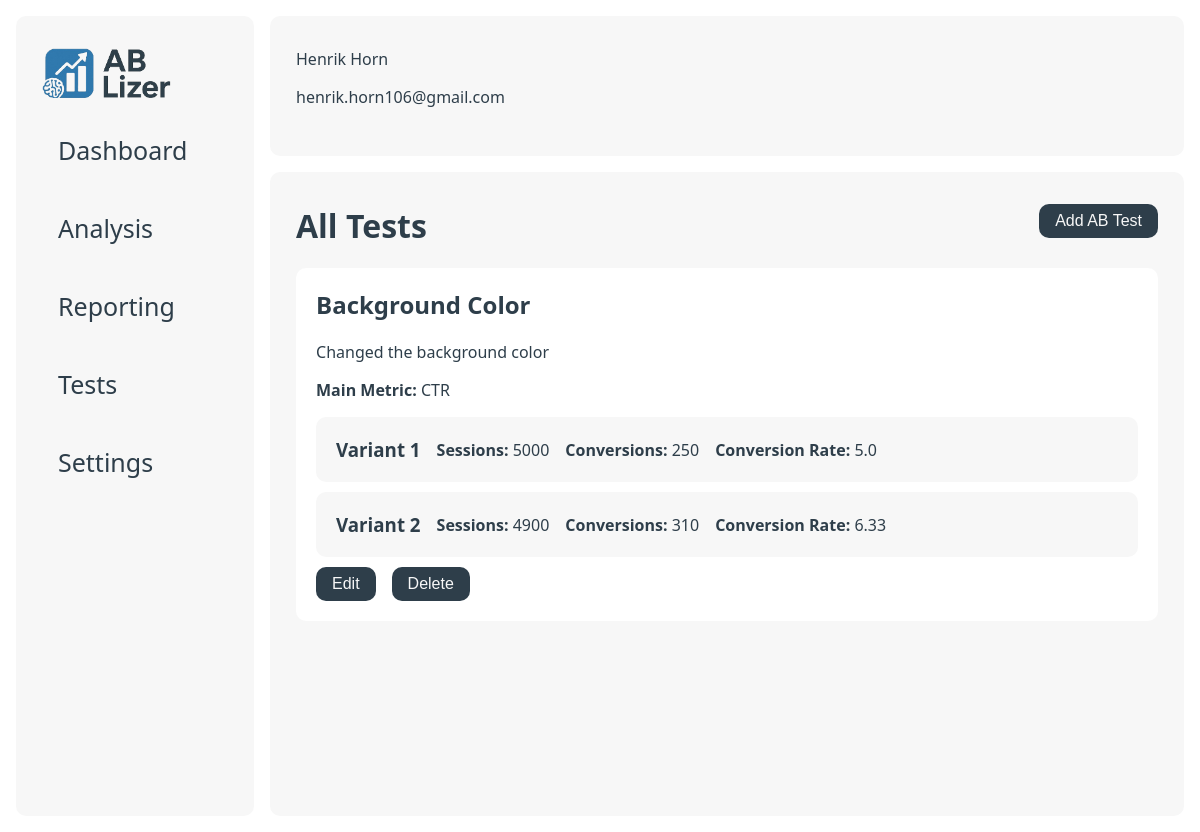
/tests/1, run on the app's committed database.
### data/models.py (models this page shows)
class users(db.Model):
    __tablename__ = 'users'
    id = db.Column(db.Integer, primary_key=True)
    company_id = db.Column(db.Integer, db.ForeignKey('companies.id'), nullable=False)
    name = db.Column(db.String(255), nullable=False)
    email = db.Column(db.String(255), nullable=False)

class ab_tests(db.Model):
    __tablename__ = 'ab_tests'
    id = db.Column(db.Integer, primary_key=True)
    company_id = db.Column(db.Integer, db.ForeignKey('companies.id'), nullable=False)
    name = db.Column(db.String(255), nullable=False)
    description = db.Column(db.Text, nullable=False)
    metric = db.Column(db.String(255), nullable=False)
    created_at = db.Column(db.DateTime, nullable=False)
    __repr__ = lambda self: f'<Ab_Test {self.id}>'
    __str__ = lambda self: f'{self.id}'

class variants(db.Model):
    __tablename__ = 'variants'
    id = db.Column(db.Integer, primary_key=True)
    test_id = db.Column(db.Integer, db.ForeignKey('ab_tests.id'), nullable=False)
    name = db.Column(db.String(255), nullable=False)
    impressions = db.Column(db.Integer, nullable=False)
    conversions = db.Column(db.Integer, nullable=False)
    conversion_rate = db.Column(db.Float, nullable=False)
    __repr__ = lambda self: f'<Variant {self.id}>'
    __str__ = lambda self: f'{self.id}'

### app.py (the view)
@app.route("/tests/<int:user_id>")
def tests(user_id):
    user = db_manager.get_user(user_id)
    data = {}
    for test in db_manager.get_ab_tests():
        data[test] = db_manager.get_variants(test.id)
    return render_template("tests.html",
                           user=user,
                           data=data
                           )

### data/db_manager.py (called while the page is built)
    def get_ab_tests(self):
        return ab_tests.query.all()

    def get_variants(self, test_id):
        return variants.query.filter_by(test_id=test_id).all()

    def get_user(self, user_id):
        return users.query.filter_by(id=user_id).first()

### templates/tests.html
{% extends "base.html" %}
{% block content %}
    <div class="hero">
        <h1>All Tests</h1>
        <button class="btn" id="addTestBtn">Add AB Test</button>
    </div>
    <div class="scroll">
        <div class="col-wrapper">
            <div class="card-list">
                {% for test in data %}
                    <div class="card long">
                        <h2><strong>{{ test.name }}</strong></h2>
                        <p>{{ test.description }}</p>
                        <p><strong>Main Metric:</strong> {{ test.metric }}</p>
                        {% for variant in data[test] %}
                            <div class="card long secondary">
                                <div class="row">
                                    <h3>Variant {{ variant }}</h3>
                                    <p><strong>Sessions:</strong> {{ variant.impressions }}</p>
                                    <p><strong>Conversions:</strong> {{ variant.conversions }}</p>
                                    <p><strong>Conversion Rate:</strong> {{ variant.conversion_rate }}</p>
                                </div>
                            </div>
                        {% endfor %}
                        <div class="row">
                            <button class="btn">Edit</button>
                            <form action="{{ url_for('delete_test', test_id=test.id) }}" class="inline-form" method="post">
                                <button class="btn" onclick="return confirm('Delete this test?');" type="submit">
                                    Delete
                                </button>
                            </form>
                        </div>
                    </div>
                {% endfor %}
            </div>
        </div>
    </div>
{% endblock %}

### templates/base.html (shortened to what this page needs)
<!DOCTYPE html>
<html lang="en">
<head>
    <link href="{{ url_for('static', filename='style.css') }}" rel="stylesheet">
</head>
<body>
<div class="main-wrapper">
    <div class="sidenav" id="mySidenav">
        <div class="sidenav-container">
            <a class="logo" href="/"><img src="{{ url_for('static', filename='logo_ab-lizer.png') }}" height="50px"></a>
            <a href="/">
                <div class="tab">Dashboard</div>
            </a>
            <a href="#">
                <div class="tab">Analysis</div>
            </a>
            <a href="#">
                <div class="tab">Reporting</div>
            </a>
            <a href="/tests/{{ user.id }}">
                <div class="tab">Tests</div>
            </a>
            <a href="/settings/{{ user.id }}">
                <div class="tab">Settings</div>
            </a>
        </div>
    </div>
    <div class="wrapper">
        <nav>
            <div class="container">
                <p>{{ user.name }}</p>
                <p>{{ user.email }}</p>
            </div>
        </nav>
        <main class="container">
            {% block content %}{% endblock %}
        </main>
    </div>
</div>
</body>
</html>

### static/style.css (style rules this page uses)
:root { --primary: #2E3E4A; --secondary: #F7F7F7; --accent: #317AAE; --gradient: linear-gradient(180deg, rgba(25, 82, 133, 1) 0%, rgba(49, 122, 174, 1) 100%); --danger: #ef4444; --bg: #ffffff; --radius: 10px; --shadow: 0 2px 8px rgba(30, 41, 59, 0.06); --font-primary: 'Segoe UI', 'Roboto', Arial, sans-serif; }
* { box-sizing: border-box; }
body { font-family: var(--font-primary); background: var(--bg); margin: 0; padding: 0; }
nav { background: var(--bg); }
main { overflow-y: scroll; }
p { color: var(--primary); }
h1, h2, h3, h4, h5, h6, p { margin-top: 0; color: var(--primary); }
a { color: var(--primary); text-decoration: none; }
.hero { display: flex; justify-content: space-between; align-items: flex-start; }
.main-wrapper { display: flex; padding: 16px; }
.wrapper { width: 100%; height: 100vh; padding-left: 16px; align-self: stretch; gap: 16px; display: flex; flex-direction: column; }
.container { padding: 32px 26px; background: var(--secondary); border-radius: var(--radius); height: 100%; }
.logo { font-size: 1.5rem; font-weight: bold; text-decoration: none; }
button { padding: 8px 16px; border: none; border-radius: var(--radius); font-size: 1rem; cursor: pointer; background: var(--primary); color: var(--secondary); }
.sidenav { width: 300px; background-color: var(--bg); position: static; height: 100vh; overflow-x: hidden; }
.sidenav a { color: var(--primary); text-decoration: none; font-size: 25px; display: block; }
.sidenav .tab { padding: 16px 16px; color: var(--primary); text-decoration: none; font-size: 25px; display: block; transition: 0.3s; border-radius: var(--radius); }
.sidenav-container { display: flex; flex-direction: column; gap: 12px; background-color: var(--secondary); border-radius: var( --radius); padding: 32px 26px; height: 100%; }
.card-list { width: 100%; }
.card { border-radius: var( --radius); padding: 20px; margin-bottom: 10px; width: 200px; background-color: #ffffff; }
.card.secondary { background: var(--secondary); }
.secondary p { margin-bottom: 0; }
.card.long { width: 100%; }
.col-wrapper { display: flex; gap: 16px; flex-wrap: wrap; flex-grow: 0; flex-direction: row; }
.row { display: flex; gap: 16px; flex-wrap: wrap; align-items: center; }
.row h3 { margin: 0; }

### data on the page
users: name "Henrik Horn", email "henrik.horn106@gmail.com"
ab_tests: name "Background Color", description "Changed the background color", metric "CTR"
variants: id "1", impressions "5000", conversions "250", conversion_rate "5.0"
variants: id "2", impressions "4900", conversions "310", conversion_rate "6.33"
